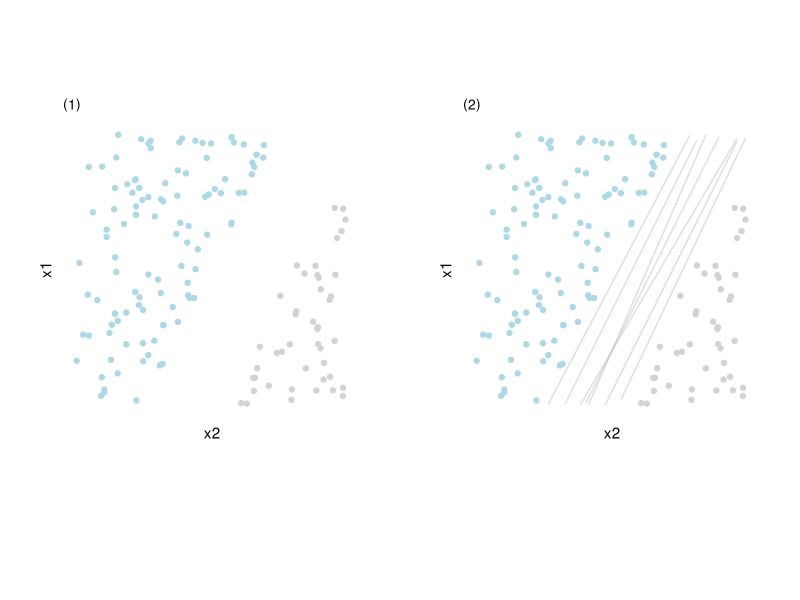
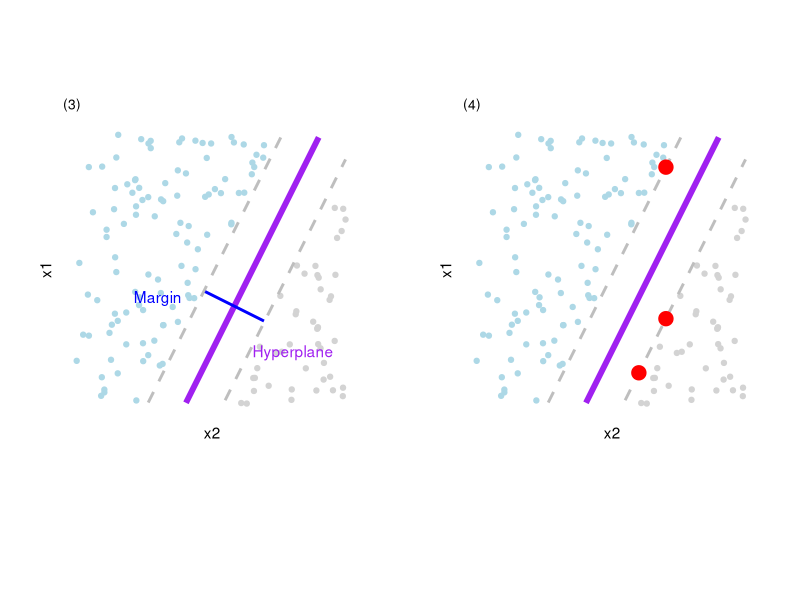

Here is the R script that generated these plots, in order:
#Margin Example
margin_size <- 0.3
set.seed(123)
df <- data.frame(x = runif(200),
                 y = runif(200),
                 supports = NA)

#Set up margin supports
supports <- data.frame( x = c(0.6, 0.7, 0.7), y = NA, supports = NA)
supports$supports[1:2] <- -1.08 + 2*supports$x[1:2]
supports$supports[3] <- -.52 + 2*supports$x[3]

df <- rbind(df,
            supports)


#Best boundary
df$z <- -0.8 + df$x*2 
df$perp <- 0.6578033 + df$x*-0.5
df$perp[df$x >= 0.6951213] <- NA
df$perp[df$x <= 0.4711213] <- NA

#Cut out
df <- df[which((df$y > df$z + margin_size | df$y < df$z - margin_size | !is.na(df$supports))), ]
df$group <- "Side A"
df$group[df$y < df$z - margin_size] <- "Side B"
df$cols <- "blue"
df$cols[df$group == "Side B"] <- "green"


#Alternative boundaries
df$z1 <- -1.1 + df$x*2.1
df$z2 <- -0.5 + df$x*1.9
df$z3 <- -0.95 + df$x*2  
df$z4 <- -0.65 + df$x*2  
df$z5 <- -0.95 + df$x*2.3
df$z6 <- -0.65 + df$x*1.7

df$margin2 <- -1.08 + df$x*2
df$margin1 <- -.52 + df$x*2

df <- df[order(df$perp),]

#Plot
library(ggplot2)

base <- ggplot(df, aes(group=factor(group))) + 
  geom_point(aes(x = x, y = y,  colour = factor(group)))  +
  ylim(0,1) + xlim(0,1) + 
  ylab("x1") + xlab("x2") +
  ggtitle("(1)") + scale_colour_manual(values=c("lightblue", "lightgrey")) +
  coord_fixed(ratio = 1) +
  theme(plot.title = element_text(size = 10), 
        axis.line=element_blank(),
        axis.text.x=element_blank(),
        axis.text.y=element_blank(),axis.ticks=element_blank(),
        legend.position="none",
        panel.background=element_blank(),panel.border=element_blank(),
        panel.grid.major=element_blank(),
        panel.grid.minor=element_blank(),plot.background=element_blank(),
        plot.margin=unit(c(-0.5,1,1,1), "cm"))

options1 <- ggplot(df) + 
  geom_point(aes(x = x, y = y, colour = df$cols)) +
  geom_line(aes(x = x, y = z), alpha = 0.5, colour = "grey") + 
  geom_line(aes(x = x, y = z1), alpha = 0.5, colour = "grey") + 
  geom_line(aes(x = x, y = z2), alpha = 0.5, colour = "grey") + 
  geom_line(aes(x = x, y = z3), alpha = 0.5, colour = "grey") + 
  geom_line(aes(x = x, y = z4), alpha = 0.5, colour = "grey") + 
  geom_line(aes(x = x, y = z5), alpha = 0.5, colour = "grey") + 
  geom_line(aes(x = x, y = z6), alpha = 0.5, colour = "grey") + 
  ylim(0,1) + xlim(0,1) +
  ggtitle("(2)") +  scale_colour_manual(values=c("lightblue", "lightgrey")) +
  coord_fixed(ratio = 1) + 
  ylab("x1") + xlab("x2") +
  theme(plot.title = element_text(size = 10), 
        axis.line=element_blank(),
        axis.text.x=element_blank(),
        axis.text.y=element_blank(),axis.ticks=element_blank(),
        legend.position="none",
        panel.background=element_blank(),panel.border=element_blank(),
        panel.grid.major=element_blank(),
        panel.grid.minor=element_blank(),plot.background=element_blank(),
        plot.margin=unit(c(-0.5,1,1,1), "cm"))


optimal <- ggplot(df) + 
  geom_point(aes(x = x, y = y, colour = df$cols)) +
  geom_line(aes(x = x, y = z), size = 2, colour = "purple") + 
  geom_line(aes(x = x, y = margin1), size = 1, linetype="dashed", colour = "grey") + 
  geom_line(aes(x = x, y = margin2), size = 1, linetype="dashed", colour = "grey") + 
  geom_line(aes(x = x, y = perp), size = 1, colour = "blue") + 
  ylim(0,1) + xlim(0,1) + 
  ylab("x1") + xlab("x2") +
  ggtitle("(3)") +  scale_colour_manual(values=c("lightblue", "lightgrey")) +
  coord_fixed(ratio = 1) +
  theme(plot.title = element_text(size = 10), 
        axis.line=element_blank(),
        axis.text.x=element_blank(),
        axis.text.y=element_blank(),axis.ticks=element_blank(),
        legend.position="none",
        panel.background=element_blank(),panel.border=element_blank(),
        panel.grid.major=element_blank(),
        panel.grid.minor=element_blank(),plot.background=element_blank(),
        plot.margin=unit(c(-0.5,1,1,1), "cm")) + 
  annotate("text", x = .3, y = .4, label = "Margin", colour = "blue") + 
  annotate("text", x = .8, y = .2, label = "Hyperplane", colour = "purple") 


supports <- ggplot(df) + 
  geom_point(aes(x = x, y = y, colour = df$cols)) +
  geom_line(aes(x = x, y = z), size = 2, colour = "purple") + 
  geom_line(aes(x = x, y = margin1), size = 1, linetype="dashed", colour = "grey") + 
  geom_line(aes(x = x, y = margin2), size = 1, linetype="dashed", colour = "grey") +
  geom_point(aes(x = x, y = supports, colour = "red", size=0.7)) +
  ylim(0,1) + xlim(0,1) + 
  ylab("x1") + xlab("x2") +
  ggtitle("(4)") +  scale_colour_manual(values=c("lightblue", "lightgrey", "red")) +
  coord_fixed(ratio = 1) +theme_bw() +
  theme(plot.title = element_text(size = 10), 
        axis.line=element_blank(),
        axis.text.x=element_blank(),
        axis.text.y=element_blank(),axis.ticks=element_blank(),
        legend.position="none",
        panel.background=element_blank(),panel.border=element_blank(),
        panel.grid.major=element_blank(),
        panel.grid.minor=element_blank(),plot.background=element_blank(),
        plot.margin=unit(c(-0.5,1,1,1), "cm")) 

library(gridExtra)
grid.arrange(base, options1, ncol = 2)
grid.arrange(optimal, supports, ncol = 2)
